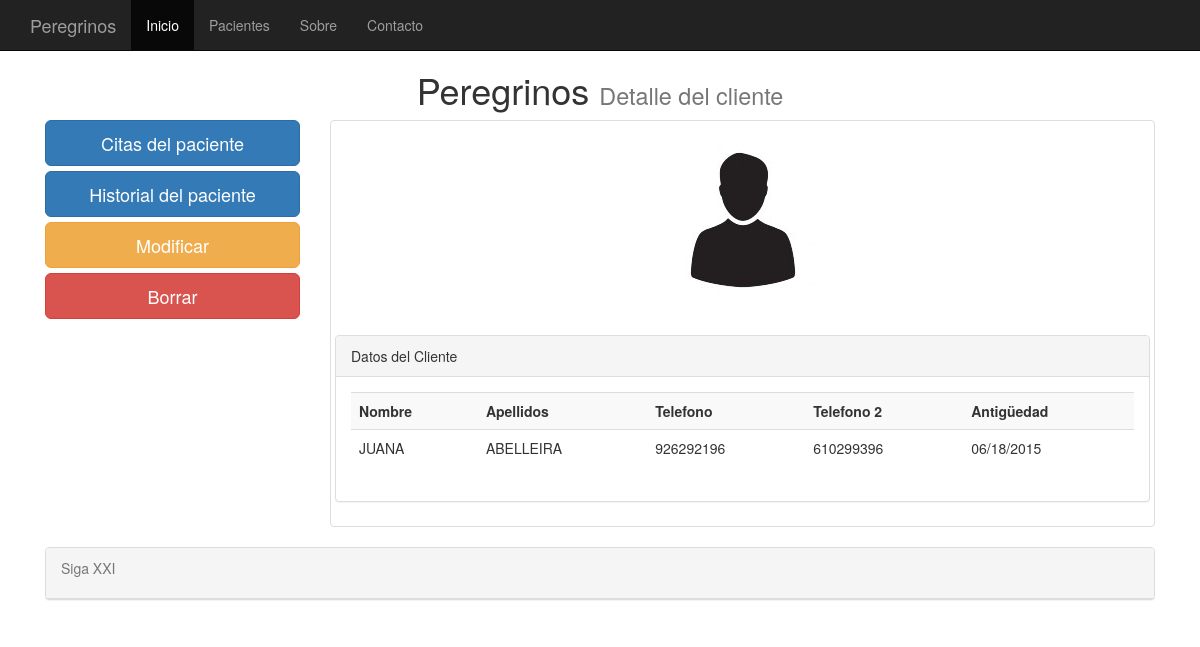
The app's page /pacientes_detalle/237/ with its own data.
### clinica/models.py (models this page shows, shortened)
class clientes(models.Model):
    nombre = models.CharField(max_length=75)
    apellidos = models.CharField(max_length=75)
    telefono =  models.PositiveIntegerField(null=True, blank=True)
    telefono2 = models.PositiveIntegerField(null=True, blank=True)
    antiguedad = models.DateTimeField(default=datetime.now, blank=True)
    fotografia = models.ImageField(upload_to='imagenes', blank=True)

### clinica/views.py (the view)
# urls.py: url(r'^pacientes_detalle/(?P<pk>[0-9]+)/$', DetallePacientes.as_view(), name = 'pacientes_detalle'),
class DetallePacientes(DetailView):
    model = clientes

### templates/clinica/clientes_detail.html
{% extends "base.html" %}
{%   load   staticfiles   %}
{% block elcss %}
<link   rel="stylesheet"   type="text/css"   href="{%   static  'clinica/css/pacientes_detalle.css'   %}"   />
{% endblock %}
{% block titulo %}
Detalle del cliente
{% endblock %}
{% block content %}
<row>
	<div class="col-md-3">
		<a href="/citas/{{ clientes.id }}/" class="btn btn-primary btn-lg btn-block">Citas del paciente</a>
		<a href="/historial/{{ clientes.id }}/" class="btn btn-primary btn-lg btn-block">Historial del paciente</a>
		<a href="/pacientes_editar/{{ clientes.id }}/" class="btn btn-warning btn-lg btn-block">Modificar</a>
		<a href="/pacientes_borrar/{{ clientes.id }}/" class="btn btn-danger btn-lg btn-block">Borrar</a>
	</div>
	<div class="col-md-9">
		<div class="thumbnail">
			<br />
			{% if clientes.fotografia %}
				<img src="{{ clientes.fotografia.url }}" class="img-rounded" width="150" height="200" >
			{% else %}
				<img src="/media/imagenes/user.jpg" class="img-rounded">
			{% endif %}
			<br/><br />
			<div class="panel panel-default">
				<div class="panel-heading">
					Datos del Cliente
				</div>
				<div class="panel-body">
						<table class="table table-striped">
						<th>Nombre</th>
						<th>Apellidos</th>
						<th>Telefono</th>
						<th>Telefono 2</th>
						<th>Antigüedad</td>
						<tr>
							<td>{{ clientes.nombre | capfirst}}</td>
							<td>{{ clientes.apellidos | capfirst}}</td>
							<td>{{ clientes.telefono }}</td>
							<td>{{ clientes.telefono2 }}</td>
							<td>{{ clientes.antiguedad | date:"SHORT_DATE_FORMAT" }}</td>
						</tr>
					  </table>
			  </div>
			</div>
		</div>
	</div>
</row>
{% endblock %}

### records on screen
clientes: fotografia (placeholder picture), nombre "JUANA", apellidos "ABELLEIRA", telefono "926292196", telefono2 "610299396", antiguedad "06/18/2015"
